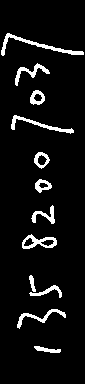
#> input picture strings/4_A4.bmp1str.png, 85 x 384 px, given as the content of the folder dataset, which was not available
$ python split_ok_version.py   (older library calls are emulated)
#> lines starting #> are read from the running program, lines starting #| are printed output that depends on the picture; after the words box and inside, x2 and y2 are one past the last pixel; in counts of white or black regions, pixels touching at a corner belong together; pictures that were not available may be replaced by others from this repository, and a replacement may not be noted
import os
import cv2
import numpy as np

READ_FOLDER = 'dataset'  # 需要处理的图片，经过矫正的
WRITE_FOLDER = 'write_folder'  # 最后得到的一个个的数字的图片
PROCESS_FOLDER = 'process'  # 被二值化、腐蚀之后的图片（预处理图片）
DIGITS_STR_FOLDER = 'strings'  # 一串一串的数字
# 调整以下参数可以获得合适的预处理图片
THRESHOLD = 120  # discriminate digits from background
CROP_LEN = 10  # get rid of original image's black borders
RESOLUTION = 28  # 28*28 for mnist dataset
kernel_connect = np.array([[1, 1, 1], [1, 0, 1], [1, 1, 1]], np.uint8)
# Elliptical Kernel
kernel_ellip = cv2.getStructuringElement(cv2.MORPH_ELLIPSE, (3, 3))
# Cross-shaped Kernel
# to manipulate the orientation of dilution, large x means
# horizonatally dilating more, large y means vertically dilating more
kernel_cross_h = cv2.getStructuringElement(cv2.MORPH_CROSS, (1, 8))
kernel_cross_w = cv2.getStructuringElement(cv2.MORPH_CROSS, (8, 1))


def is_vertical_writing(img):  # 判断图片里数字的书写方向，因为cv2.findContours是由下往上找的
    h, w = img.shape
    h_bin = np.zeros(h, np.uint16)  # 0 to 65535
    w_bin = np.zeros(w, np.uint16)
    x, y = np.where(img == 255)  # white
    for i in x:
        h_bin[i] = h_bin[i] + 1
    for j in y:
        w_bin[j] = w_bin[j] + 1
    # calculate the number of continuous zero (background)
    # areas in vertical (h) and horizontal (w) orientation
    n_h_zero_area = 0
    for i in range(h - 1):
        if h_bin[i] == 0 and h_bin[i + 1] != 0:
            n_h_zero_area = n_h_zero_area + 1
    n_w_zero_area = 0
    for i in range(w - 1):
        if w_bin[i] == 0 and w_bin[i + 1] != 0:
            n_w_zero_area = n_w_zero_area + 1

    if n_h_zero_area > n_w_zero_area:  # sparse vertically
        return True  # dense horizontally
    return False


# 输入一串数字（图片）将其分割为单个的数字，注意单个数字的图片大小还不是28*28
def split_digits_str(s, prefix_name, is_vertical):
    # to read digits of a string in order, rotate the image
    # and let the leading digit lying in the bottom
    # since cv2.findContours from bottom to top
    if is_vertical:
        s = np.rot90(s, 2)
    else:
        s = np.rot90(s)

    # if each digit is continuous (not broken), needn't dilate
    # so for image 5/6/7, use (*); otherwise, use (**)
    # for image 0/1, iter=2; for image 2/3/4, iter=1
    s_copy = cv2.dilate(s, kernel_connect, iterations=1)  # (**)

    s_copy2 = s_copy.copy()
    im_s, contours, hierarchy = cv2.findContours(s_copy2, cv2.RETR_EXTERNAL, cv2.CHAIN_APPROX_NONE)
    idx = 0
    digits_arr = np.array([])
    for contour in contours:
        idx = idx + 1
        [x, y, w, h] = cv2.boundingRect(contour)
        digit = s_copy[y:y + h, x:x + w]

        # in order to keep the original scale of digit
        # pad rectangles to squares before resizing
        pad_len = int((h - w) / 2)
        if pad_len > 0:  # to pad width
            # Forms a border around an image: top, bottom, left, right
            digit = cv2.copyMakeBorder(digit, 0, 0, pad_len, pad_len, cv2.BORDER_CONSTANT, value=0)
        elif pad_len < 0:  # to pad height
            digit = cv2.copyMakeBorder(digit, -pad_len, -pad_len, 0, 0, cv2.BORDER_CONSTANT, value=0)
        pad = int(digit.shape[0] / 5)  # avoid the digit directly connect with border, leave around 4 pixels
        digit = cv2.copyMakeBorder(digit, pad, pad, pad, pad, cv2.BORDER_CONSTANT, value=0)
        digit = cv2.resize(digit, (RESOLUTION, RESOLUTION), interpolation=cv2.INTER_AREA)

        digit = np.rot90(digit, 3)  # rotate back to horizontal orientation
        digit_name = os.path.join(WRITE_FOLDER, prefix_name + str(idx) + '.png')
        cv2.imwrite(digit_name, digit)

        # a digit: transform 2D array to 1D array
        digit = np.concatenate([(digit[i]) for i in range(RESOLUTION)])
        digits_arr = np.append(digits_arr, digit)

    # transform 1D array to 2D array
    # digits_arr = digits_arr.reshape((digits_arr.shape[0] / (RESOLUTION * RESOLUTION), -1))
    # 上面的语句加上后报错，也不知道到底做什么用的


def load_digits_arr_from_folder():  # 输出整理好的单个数字的串
    digits_arr = np.array([])
    for filename in os.listdir(WRITE_FOLDER):
        img = cv2.imread(os.path.join(WRITE_FOLDER, filename), 0)
        fn = os.path.splitext(filename)[0]  # without extension
        if img is not None:
            digit = np.concatenate([(img[i]) for i in range(RESOLUTION)])
            digits_arr = np.append(digits_arr, digit)
    digits_arr = digits_arr.reshape((-1, RESOLUTION * RESOLUTION))
    return digits_arr


def find_digits_str(folder):  # 找出所有的数字串，这个对我们可能没有用处，因为我们总共只有一串
#> called with folder = 'dataset'
    for filename in os.listdir(folder):
        img = cv2.imread(os.path.join(folder, filename), 0)
#> img: shape (384, 85); 6.5% white; 12 white regions, largest, box (x1, y1, x2, y2) and area: (1, 33, 84, 56) 354, (11, 115, 74, 134) 257, (22, 234, 57, 249) 238
        fn = os.path.splitext(filename)[0]  # without extension
        if img is not None:
            height, width = img.shape
#> height = 384; width = 85
            thre_name = os.path.join(PROCESS_FOLDER, fn + '_thre.png')
            cropped = img[CROP_LEN:height - CROP_LEN, CROP_LEN:width - CROP_LEN]
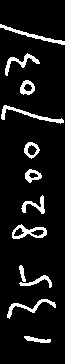
#> cropped: shape (364, 65); 8.5% white; 12 white regions, largest, box (x1, y1, x2, y2) and area: (1, 105, 64, 124) 257, (12, 224, 47, 239) 238, (0, 24, 65, 45) 234
            ret, thresh_img = cv2.threshold(cropped, THRESHOLD, 255, cv2.THRESH_BINARY_INV)
#> ret = 120
            is_vertical = is_vertical_writing(thresh_img)
#> after the loop in is_vertical_writing, `for i in x:`: h_bin = 364 values, max 65 at index 0, min 38 at index 119, mean 59.49
#> after the loop in is_vertical_writing, `for j in y:`: w_bin = 65 values, max 360 at index 0, min 291 at index 25, mean 333.1
#> after the loop in is_vertical_writing, `for i in range(h - 1):`: n_h_zero_area = 0
#> is_vertical = False
            dilated = cv2.dilate(thresh_img, kernel_ellip, iterations=1)
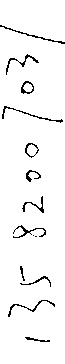
#> dilated: shape (364, 65); 96.1% white; black in thin lines or dots, all inside (x1, y1, x2, y2) = (0, 25, 65, 342)
            if is_vertical:
                dilated = cv2.dilate(dilated, kernel_cross_h, iterations=10)
            else:
                dilated = cv2.dilate(dilated, kernel_cross_w, iterations=10)
#> dilated: shape (364, 65); every value is 255
            im_d, contours, hierarchy = cv2.findContours(dilated, cv2.RETR_EXTERNAL, cv2.CHAIN_APPROX_NONE)
#> contours = 1 contour; box (x1, y1, x2, y2) and area: (0, 0, 65, 364) 23232
            idx = 0
            for contour in contours:
                [x, y, w, h] = cv2.boundingRect(contour)
                if is_vertical and (w < 30 or w > 100 or h < 70 or h > 520):
                    continue
                elif (is_vertical == False) and (h < 30 or h > 100 or w < 70 or w > 520):
                    continue

                idx = idx + 1
                digits_str = thresh_img[y:y + h, x:x + w]
                save = np.rot90(digits_str)
                str_name = os.path.join(DIGITS_STR_FOLDER, fn + str(idx) + "str.png")
                cv2.imwrite(str_name, save)
                # digits_arr = split_digits_str(digits_str, fn + '_s' + str(idx), is_vertical)
                cv2.rectangle(thresh_img, (x, y), (x + w, y + h), (255, 0, 255), 2)
#> this loop made 1 pass
#> after the loop, idx = 0
            cv2.imwrite(thre_name, thresh_img)


find_digits_str(READ_FOLDER)
for filename in os.listdir(DIGITS_STR_FOLDER):
        digits_string = cv2.imread(os.path.join(DIGITS_STR_FOLDER, filename), 0)
        split_digits_str(digits_string, filename, is_vertical_writing(digits_string))
#> the loop in is_vertical_writing (call 2), `for i in x:` made 2126 passes
#> i on passes 1 to 3: 33, 33, 33
#> the loop in is_vertical_writing (call 2), `for j in y:` made 2126 passes
#> j on passes 1 to 3: 7, 8, 9
#> in split_digits_str, `s = np.rot90(s, 2)`:
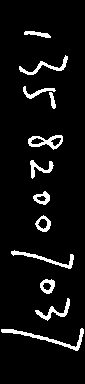
#> s: shape (384, 85); 6.5% white; 12 white regions, largest, box (x1, y1, x2, y2) and area: (1, 328, 84, 351) 354, (11, 250, 74, 269) 257, (28, 135, 63, 150) 238
#> in split_digits_str, `s_copy = cv2.dilate(s, kernel_connect, iterations=1)`:
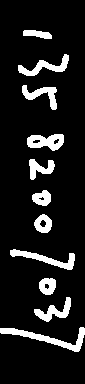
#> s_copy: shape (384, 85); 11.4% white; 11 white regions
#> in split_digits_str, `im_s, contours, hierarchy = cv2.findContours(s_copy2, cv2.RETR_EXTERNA..`: contours = 11 contours; largest, box (x1, y1, x2, y2) and area: (0, 327, 85, 352) 503, (27, 134, 64, 151) 408, (10, 249, 75, 270) 372, (18, 54, 69, 76) 336, (34, 297, 71, 322) 304
#> the loop in split_digits_str, `for contour in contours:` made 11 passes
#> (x, y, w, h, pad_len, pad) on passes 1 to 11: (0, 327, 85, 25, -30, 17), (34, 297, 37, 25, -6, 7), (39, 278, 17, 17, 0, 3), (10, 249, 65, 21, -22, 13), (34, 214, 18, 19, 0, 3), (32, 190, 19, 16, -1, 3), (29, 159, 26, 21, -2, 5), (27, 134, 37, 17, -10, 7), (22, 85, 35, 25, -5, 7), (18, 54, 51, 22, -14, 10), (23, 30, 29, 9, -10, 5)
#> pass 1, in split_digits_str, `digit = s_copy[y:y + h, x:x + w]`:
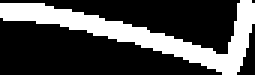
#> digit: shape (25, 85) (shown 3 times larger); 28.5% white; 1 white region, box (x1, y1, x2, y2) and area: (0, 0, 85, 25) 605
#> pass 1, in split_digits_str, `digit = cv2.copyMakeBorder(digit, -pad_len, -pad_len, 0, 0, cv2.BORDER..`:
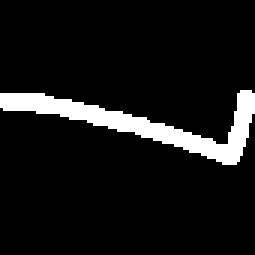
#> digit: shape (85, 85) (shown 3 times larger); 8.4% white; 1 white region, box (x1, y1, x2, y2) and area: (0, 30, 85, 55) 605
#> pass 1, in split_digits_str, `digit = cv2.resize(digit, (RESOLUTION, RESOLUTION), interpolation=cv2...`:
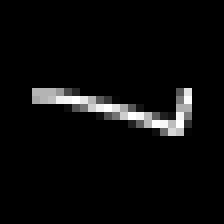
#> digit: shape (28, 28) (shown 8 times larger); min 0, max 255, mean 10.9
#> after the loop in split_digits_str, `for contour in contours:`: digits_arr = 8624 values, max 255 at index 267, min 0 at index 0, mean 49.32; idx = 11
#> pass 2 of the loop `for filename in os.listdir(DIGITS_STR_FOLDER):`:
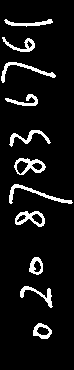
#> input picture strings/4_A4.bmp3str.png, 74 x 370 px
#> digits_string: shape (370, 74); 8% white; 11 white regions, largest, box (x1, y1, x2, y2) and area: (9, 184, 73, 204) 270, (14, 158, 46, 175) 239, (1, 62, 56, 83) 237
#> s: shape (370, 74); 8% white; 11 white regions, largest, box (x1, y1, x2, y2) and area: (1, 166, 65, 186) 270, (28, 195, 60, 212) 239, (18, 287, 73, 308) 237
#> in split_digits_str (call 2), `s_copy = cv2.dilate(s, kernel_connect, iterations=1)`:
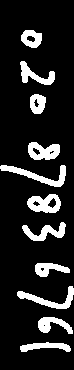
#> s_copy: shape (370, 74); 14.1% white; 11 white regions
#> in split_digits_str (call 2), `im_s, contours, hierarchy = cv2.findContours(s_copy2, cv2.RETR_EXTERNA..`: contours = 11 contours; largest, box (x1, y1, x2, y2) and area: (27, 194, 61, 213) 452, (28, 142, 60, 160) 396, (0, 165, 66, 187) 395, (17, 286, 74, 309) 349, (22, 222, 66, 241) 322
#> the loop in split_digits_str (call 2), `for contour in contours:` made 11 passes
#> (x, y, w, h, pad_len, pad) on passes 1 to 8: (20, 342, 51, 10, -20, 10), (38, 317, 35, 17, -9, 7), (17, 286, 57, 23, -17, 11), (35, 263, 35, 14, -10, 6), (22, 222, 44, 19, -12, 8), (27, 194, 34, 19, -7, 6), (0, 165, 66, 22, -22, 13), (28, 142, 32, 18, -7, 6)
#> pass 1, in split_digits_str (call 2), `digit = np.rot90(digit, 3)`:
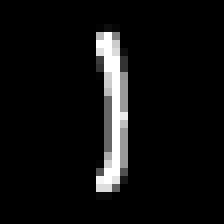
#> digit: shape (28, 28) (shown 8 times larger); min 0, max 255, mean 15.2
#> after the loop in split_digits_str (call 2), `for contour in contours:`: digits_arr = 8624 values, max 255 at index 125, min 0 at index 0, mean 40.92; idx = 11
#> pass 3 of the loop `for filename in os.listdir(DIGITS_STR_FOLDER):`:
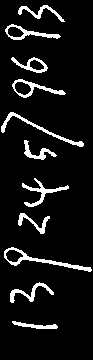
#> input picture strings/4_A4.bmp4str.png, 93 x 360 px
#> digits_string: shape (360, 93); 8.3% white; 11 white regions, largest, box (x1, y1, x2, y2) and area: (4, 247, 92, 272) 398, (1, 112, 84, 147) 336, (22, 178, 69, 207) 301
#> s: shape (360, 93); 8.3% white; 11 white regions, largest, box (x1, y1, x2, y2) and area: (1, 88, 89, 113) 398, (9, 213, 92, 248) 336, (24, 153, 71, 182) 301
#> in split_digits_str (call 3), `s_copy = cv2.dilate(s, kernel_connect, iterations=1)`:
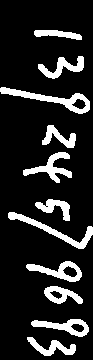
#> s_copy: shape (360, 93); 14.9% white; 11 white regions
#> in split_digits_str (call 3), `im_s, contours, hierarchy = cv2.findContours(s_copy2, cv2.RETR_EXTERNA..`: contours = 11 contours; largest, box (x1, y1, x2, y2) and area: (0, 87, 90, 114) 683, (26, 261, 82, 282) 524, (8, 212, 93, 249) 515, (31, 319, 89, 337) 480, (23, 152, 72, 183) 444
#> the loop in split_digits_str (call 3), `for contour in contours:` made 11 passes
#> (x, y, w, h, pad_len, pad) on passes 1 to 8: (27, 337, 49, 19, -15, 9), (31, 319, 58, 18, -20, 11), (44, 286, 39, 18, -10, 7), (26, 261, 56, 21, -17, 11), (8, 212, 85, 37, -24, 17), (35, 199, 35, 22, -6, 6), (23, 152, 49, 31, -9, 9), (42, 125, 34, 23, -5, 6)
#> pass 1, in split_digits_str (call 3), `digit = np.rot90(digit, 3)`:
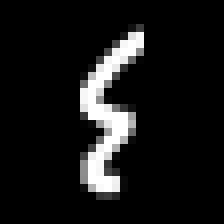
#> digit: shape (28, 28) (shown 8 times larger); min 0, max 255, mean 22.3
#> after the loop in split_digits_str (call 3), `for contour in contours:`: digits_arr = 8624 values, max 255 at index 156, min 0 at index 0, mean 25.3; idx = 11
